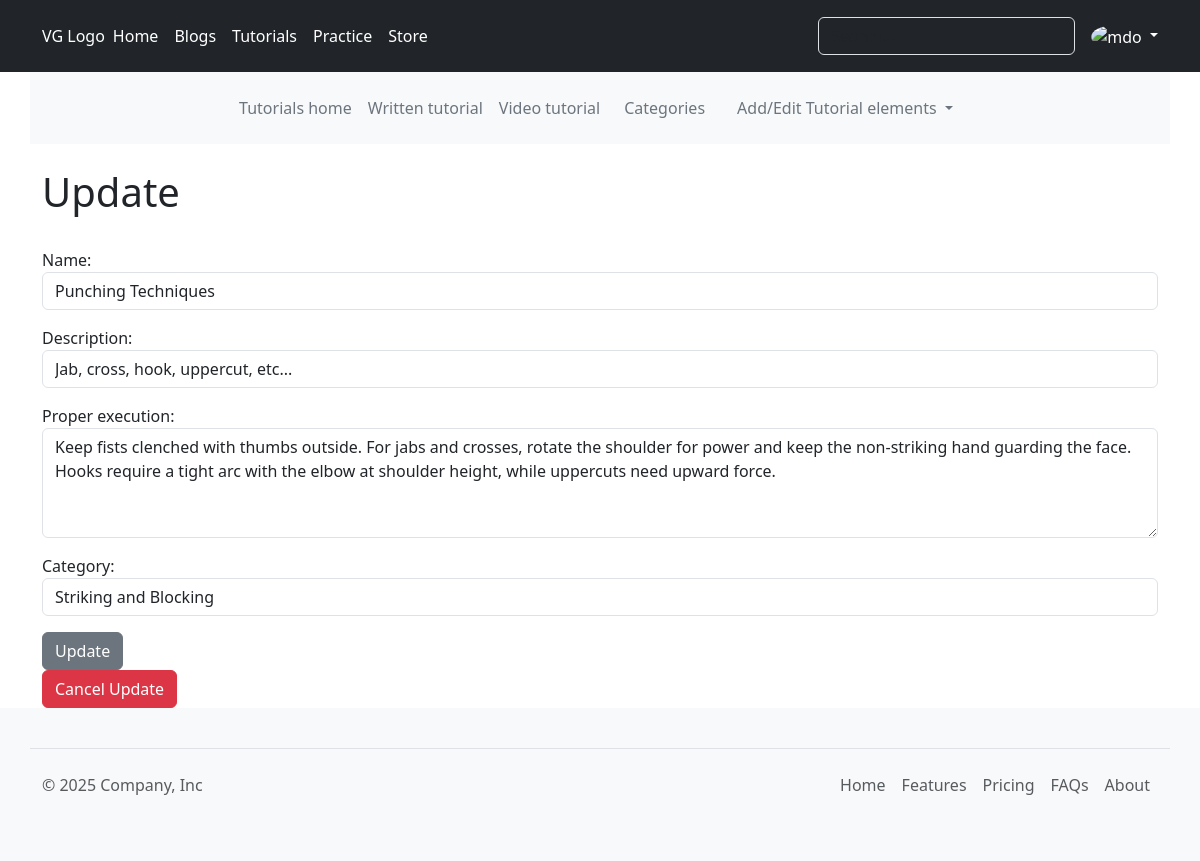
Page /tutorials/category/subcategory/edit/1/ (signed in) on the committed database.
### tutorials/models.py (models this page shows, shortened)
class AddedElement(models.Model):
    name = models.CharField(max_length=150)
    slug = models.SlugField(unique=True)
    creation_date = models.DateTimeField(auto_now_add=True)
    update_date = models.DateTimeField(auto_now=True)
    class Meta:
        abstract = True

class SubCategory(AddedElement):
    description = models.CharField(max_length=250)
    proper_execution = models.TextField()
    category = models.ForeignKey(Category, on_delete=models.SET_NULL, null=True,
                                related_name='subcategories')
    added_by= models.ForeignKey(User, on_delete=models.PROTECT,
                                related_name='tutorials_subcategory_added_by')

class Category(AddedElement):
    description = models.CharField(max_length=250)
    added_by= models.ForeignKey(User, on_delete=models.PROTECT,
                                related_name='tutorials_category_added_by')
    def __str__(self):
        return self.name

### tutorials/views.py (the view)
# urls.py: path('category/subcategory/edit/<int:pk>/', views.UpdateSubCategoryView.as_view(), name='update_subcategory'),
class UpdateSubCategoryView(UpdateView):
    model = SubCategory
    form_class = subCategoryForm
    template_name = 'tutorials/update_form.html'
    def get_context_data(self, **kwargs):
        element_type = 'subcategory'
        context = super(UpdateSubCategoryView, self).get_context_data(**kwargs)
        context['element_type'] = element_type
        return context

### tutorials/forms.py (shortened to what this page needs)
class subCategoryForm(forms.ModelForm):
    class Meta:
        model = SubCategory
        fields = "__all__"
        exclude = ("slug",)
        widgets = {
            'name': forms.TextInput(attrs={'class': 'form-control col-md-4'},),
            'description': forms.TextInput(attrs={'class': 'form-control col-md-4', 'rows':4},),
            'proper_execution': forms.Textarea(attrs={'class': 'form-control col-md-4', 'rows':4},),
            'added_by': forms.TextInput(attrs={'class': 'form-control col-md-4', 'value':'', 'id':'author', 'type':'hidden'}),
            'category': forms.Select(attrs={'class': 'form-control col-md-4'}, choices = category_options),
        }

### templates/tutorials/update_form.html (shortened to what this page needs)
{% extends 'base.html' %}
{% load static %}
{% block content %}
    <h1>Update</h1><br>
    {% if user.is_authenticated %}
        <form method="POST">
            {{form.as_p | safe }}
            <button class="btn btn-secondary">Update</button>
        </form>
        {% if element_type == 'category' %}
            <button class="btn btn-danger"><a href="{% url 'tutorials:add_category' %}" style="text-decoration: none; color: white;">Cancel Update</a></button>
        {% elif element_type == 'subcategory' %}
            <button class="btn btn-danger"><a href="{% url 'tutorials:add_subcategory' %}" style="text-decoration: none; color: white;">Cancel Update</a></button>
        {% elif element_type == 'combo' %}
            <button class="btn btn-danger"><a href="{% url 'tutorials:add_combo' %}" style="text-decoration: none; color: white;">Cancel Update</a></button>
        {% elif element_type == 'technique' %}
            <button class="btn btn-danger"><a href="{% url 'tutorials:add_technique' %}" style="text-decoration: none; color: white;">Cancel Update</a></button>
        {% endif %}
    {% else %}
        <p>You are not allowed here. Login to access this page.</p>
    {% endif %}
{% endblock %}

### templates/partials/_header.html (shortened to what this page needs)
<header class="p-3 text-bg-dark">
  <div class="container">
    <div class="d-flex flex-wrap align-items-center justify-content-center justify-content-lg-start">
      <a href="/" class="d-flex align-items-center mb-2 mb-lg-0 text-white text-decoration-none">
        VG Logo
      </a>
      <ul class="nav col-12 col-lg-auto me-lg-auto mb-2 justify-content-center mb-md-0" data-bs-theme="dark">
        <li><a href="#" class="nav-link px-2 text-white">Home</a></li>
        <li><a href="http://127.0.0.1:8002/" class="nav-link px-2 text-white">Blogs</a></li>
        <li><a href="{% url 'tutorials:home' %}" class="nav-link px-2 text-white">Tutorials</a></li>
        <li><a href="#" class="nav-link px-2 text-white">Practice</a></li>
        <li><a href="#" class="nav-link px-2 text-white">Store</a></li>
      </ul>
      <form class="col-12 col-lg-auto mb-3 mb-lg-0 me-lg-3" role="search">
        <input type="search" class="form-control form-control-dark text-bg-dark" placeholder="Search..." aria-label="Search">
      </form>
      {% if user.is_authenticated %}
      <div class="dropdown text-end" data-bs-theme="dark">
        <a href="#" class="d-block link-body-emphasis text-decoration-none dropdown-toggle" data-bs-toggle="dropdown" aria-expanded="false">
          <img src="https://github.com/mdo.png" alt="mdo" width="32" height="32" class="rounded-circle">
        </a>
      </div>
      {% endif %}
    </div>
  </div>
</header>
<div class="container bg-body-tertiary">
    <header class="d-flex justify-content-center py-3">
      <ul class="nav col-12 col-md-auto mb-2 justify-content-center mb-md-0">
        <li><a href="{% url 'tutorials:home' %}" class="nav-link px-2 text-secondary">Tutorials home</a></li>
        <li><a href="{% url 'tutorials:tttutorial' %}" class="nav-link px-2 text-secondary">Written tutorial</a></li>
        <li><a href="{% url 'tutorials:vtutorial' %}" class="nav-link px-2 text-secondary">Video tutorial</a></li>
        {% if category_list%}
          <li class="nav-item dropdown">
            <a class="nav-link dropdown-toggle text-secondary" href="#" role="button" data-bs-toggle="dropdown" aria-expanded="false">
              Categories
            </a>
            <ul class="dropdown-menu">
              {% for category in category_list %}
                <li><a class="dropdown-item text-secondary" href="{% url 'tutorials:tttutorial_single_category' category.pk %}">{{category}}</a></li>
              {% endfor %}
            </ul>
          </li>
        {% else %}
        <li class="nav-item">
          <a class="nav-link text-secondary" href="#">Categories</a>
        </li>
        {% endif %}
      {% for group in user.groups.all%}
        {% if "Blog manager" or "Manager" in group.name %}
          <li class="nav-item dropdown">
            <a class="nav-link dropdown-toggle text-secondary" href="#" role="button" data-bs-toggle="dropdown" aria-expanded="false">
              Add/Edit Tutorial elements
            </a>
          </li>
        {% endif %}
      {% endfor %}
      </ul>
    </header>
  </div>

### rows in the picture
SubCategory: name "Punching Techniques", description "Jab, cross, hook, uppercut, etc...", proper_execution "Keep fists clenched with thumbs outside. For jabs and crosses, rotate the shoulder for power and keep the non-striking hand guarding the face. Hooks require a tight arc with the elbow at shoulder height, while uppercuts need upward force.", category "Striking and Blocking"
